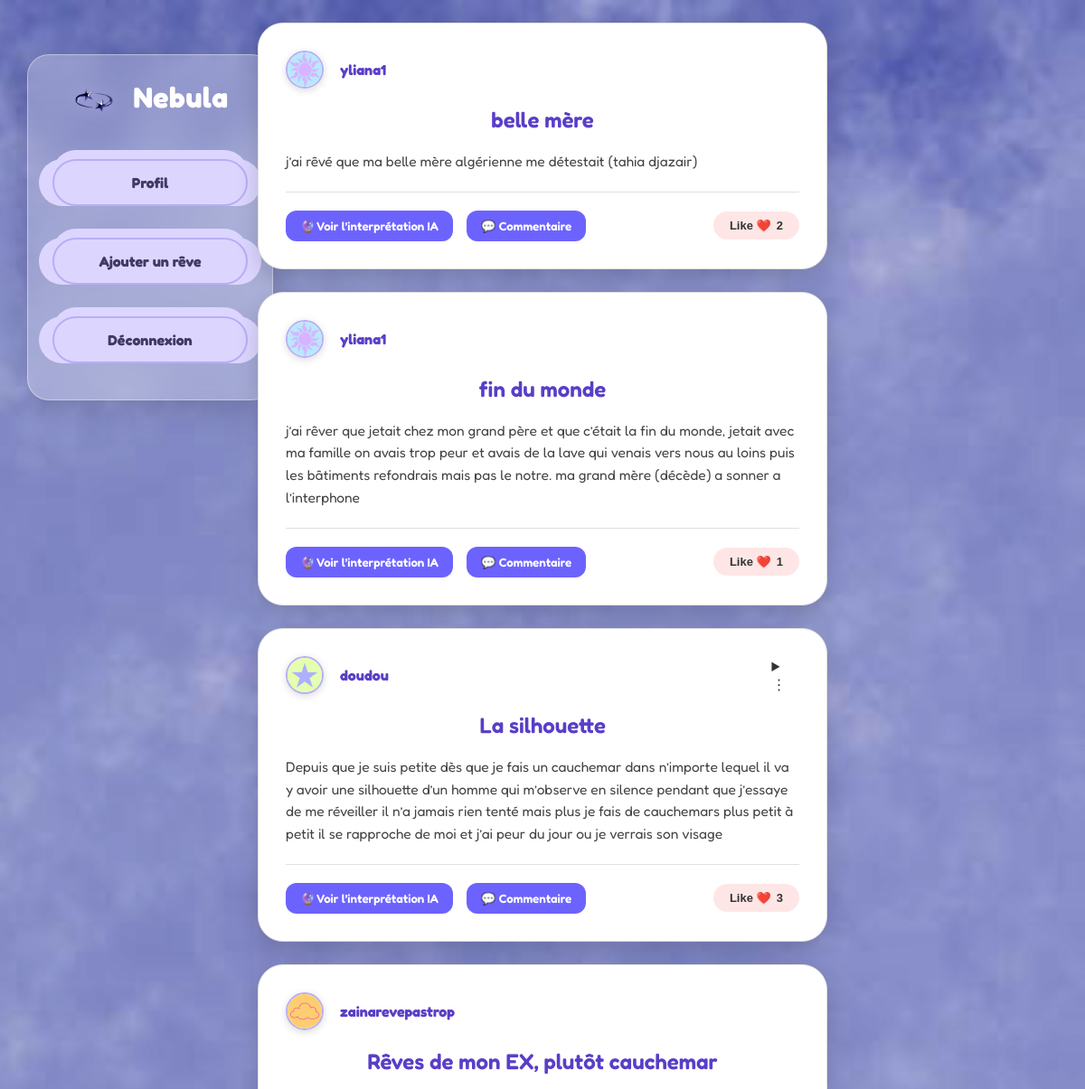
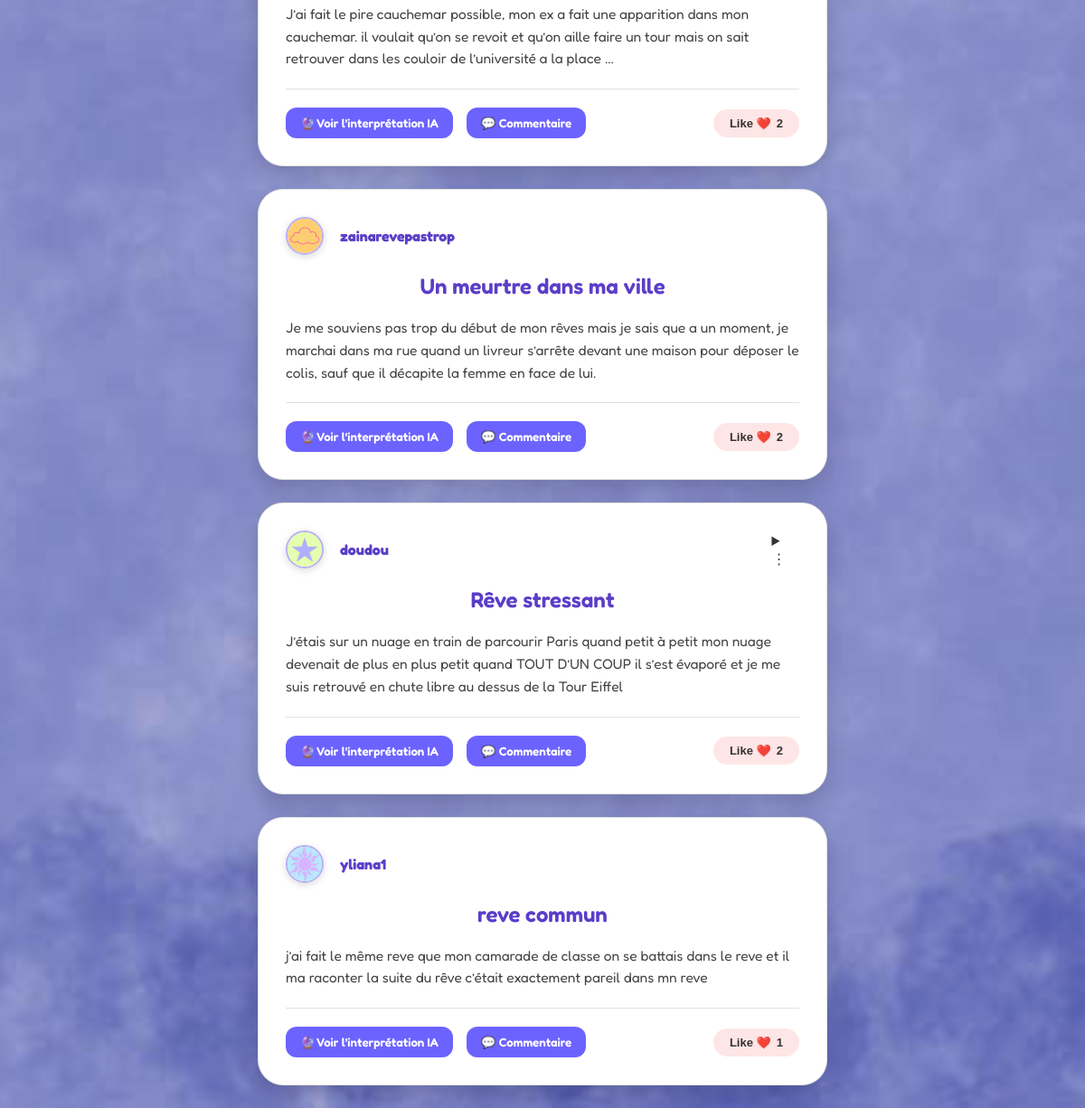
The page /feed (signed in) on the database its author committed (2 pictures, top to bottom).
### tables this page shows
CREATE TABLE dreams (
            id INTEGER PRIMARY KEY AUTOINCREMENT,
            user_id INTEGER NOT NULL,
            title TEXT NOT NULL,
            content TEXT NOT NULL,
            interpretation TEXT,
            is_public INTEGER DEFAULT 0, dream_type TEXT DEFAULT 'reve',
            FOREIGN KEY (user_id) REFERENCES users (id)
        );

CREATE TABLE users (
            id INTEGER PRIMARY KEY AUTOINCREMENT,
            username TEXT NOT NULL,
            email TEXT NOT NULL UNIQUE,
            password TEXT NOT NULL
        , avatar TEXT DEFAULT 'avatar1.png');

### app.py (the view)
@app.route("/feed")
def feed():
    if "user_id" not in session:
        return redirect(url_for("login"))
    conn = get_db_connection()
    cursor = conn.cursor()
    cursor.execute("""
        SELECT dreams.*, users.username, users.avatar
        FROM dreams
        JOIN users ON dreams.user_id = users.id
        WHERE dreams.is_public = 1
        ORDER BY dreams.id DESC
""")
    dreams = cursor.fetchall()
    cursor.execute("""
        SELECT comments.*, users.username
        FROM comments
        JOIN users ON comments.user_id = users.id
        ORDER BY comments.created_at ASC
    """)
    comments = cursor.fetchall()
    cursor.execute("""
        SELECT replies.*, users.username
        FROM replies
        JOIN users ON replies.user_id = users.id
        ORDER BY replies.id ASC
    """)
    replies = cursor.fetchall()
    cursor.execute("""
        SELECT dream_id, COUNT(*) AS like_count
        FROM likes
        GROUP BY dream_id
    """)
    likes_rows = cursor.fetchall()
    likes = {}
    for row in likes_rows: likes[row["dream_id"]] = row["like_count"]
    conn.close()
    return render_template(
        "feed.html",
        dreams=dreams,
        comments=comments,
        replies=replies,
        likes=likes,
    )

### app.py (called while the page is built)
def get_db_connection():
    conn = sqlite3.connect('dreams.db')
    conn.row_factory = sqlite3.Row
    return conn

### templates/feed.html (shortened to what this page needs)
<!DOCTYPE html>
<html lang="fr">
<head>
    <link rel="stylesheet" href="{{ url_for('static', filename='style.css') }}">
</head>
<body class="feed-page">
<div class="reddit-layout">
    <aside class="left-menu feed-menu">
        <h2 class="logo">
            <img src="{{ url_for('static', filename='star.png') }}" class="logo-img">
            Nebula
        </h2>
        <a href="{{ url_for('dashboard') }}" class="btn">Profil</a>
        <a href="{{ url_for('add_dream') }}" class="btn">Ajouter un rêve</a>
        <a href="{{ url_for('logout') }}" class="btn">Déconnexion</a>
    </aside>
    <main class="feed-center">
        {% if dreams %}
            {% for dream in dreams %}
            <div class="feed-card">
                <div class="post-header">
                    <div class="post-user">
                        <img src="{{ url_for('static', filename='avatar/' + dream['avatar']) }}" class="mini-avatar">
                        <span>{{ dream["username"] }}</span>
                    </div>
                    {% if dream["user_id"] == session["user_id"] %}
                    <details class="post-menu">
                        <summary>⋮</summary>
                    </details>
                    {% endif %}
                </div>
                <h2 class="dream-title">{{ dream["title"] }}</h2>
                <p class="dream-content">{{ dream["content"] }}</p>
                <div class="card-actions">
                    <button type="button"
                            class="show-comments-btn"
                            data-dream-id="{{ dream['id'] }}"
                            onclick="toggleInterpretation(this.getAttribute('data-dream-id'))">
                        🔮 Voir l’interprétation IA
                    </button>
                    <button type="button"
                            class="show-comments-btn"
                            data-dream-id="{{ dream['id'] }}"
                            onclick="toggleComments(this.getAttribute('data-dream-id'))">
                        💬 Commentaire
                    </button>
                    <form action="{{ url_for('like_dream', dream_id=dream['id']) }}"
                          method="POST"
                          class="like-section-form">
                        <button type="submit" class="like-btn">
                            Like ❤️ <span>{{ likes.get(dream["id"], 0) }}</span>
                        </button>
                    </form>
                </div>
            </div>
            {% endfor %}
        {% else %}
            <div class="feed-card">
                <h2>Aucune publication</h2>
            </div>
        {% endif %}
    </main>
</div>
</body>
</html>

### static/style.css (style rules this page uses)
body { font-family: 'Fredoka', Arial, sans-serif; background: linear-gradient(135deg, #0b091a 0%, #161233 100%), url("/static/background.jpg") no-repeat center center fixed; background-size: cover; background-blend-mode: overlay; margin: 0; padding: 0; min-height: 100vh; color: #f0edff; }
body.feed-page { background-blend-mode: overlay; }
.reddit-layout { display: block; width: 100%; }
.feed-center { max-width: 680px; margin: 0 auto; padding: 0 15px; }
.feed-page { background: linear-gradient( 135deg, rgba(11,9,26,0.75), rgba(22,18,51,0.75) ), url("/static/background.jpg"); background-size: cover; background-position: center; background-attachment: fixed; min-height: 100vh; }
.left-menu, .profile-sidebar { background: rgba(255, 255, 255, 0.25) ; backdrop-filter: blur(20px) ; -webkit-backdrop-filter: blur(20px) ; border: 1px solid rgba(255, 255, 255, 0.4) ; border-radius: 24px; box-shadow: 0 10px 30px rgba(0, 0, 0, 0.15) ; color: #ffffff ; }
.left-menu { position: absolute; left: 30px; top: 60px; width: 230px; padding: 25px 20px; display: flex; flex-direction: column; gap: 5px; }
h1, h2, h3, h4 { color: #b8aef5; font-weight: 600; margin-top: 0; }
.logo { text-align: center; color: #fff; margin-bottom: 20px; font-size: 32px; font-weight: 700; letter-spacing: 0.5px; }
.logo img, .logo-container img { width: 50px; height: auto; display: inline-block; vertical-align: middle; margin-right: 10px; filter: drop-shadow(0 0 8px rgba(184, 174, 245, 0.6)); }
.card, .feed-card, .add-dream-card { background: #ffffff ; border: 1px solid #e0e0e0 ; border-radius: 28px ; padding: 30px ; margin-bottom: 30px ; margin: 25px; box-shadow: 0 10px 25px rgba(0, 0, 0, 0.15); box-sizing: border-box; color: #333333 ; }
.feed-card h2, .card h4, .dream-title, .form-title { color: #5a3ec8 ; }
.card p, .feed-card .dream-content { color: #444444 ; font-size: 15.5px; line-height: 1.6; }
form, .dream-form { display: flex; flex-direction: column; gap: 18px; }
.btn, .menu-link { display: block; width: 180px; text-align: center; text-decoration: none; background: #dcd6ff; color: #3f3a66; padding: 14px 16px; margin: 15px auto; font-size: 16px; font-weight: bold; border-radius: 50px; border: 2px solid #b8aef5; box-shadow: -15px 0 0 #dcd6ff, 15px 0 0 #dcd6ff, 0 -10px 0 #dcd6ff; transition: 0.3s; cursor: pointer; }
.card-actions { display: flex ; flex-direction: row ; justify-content: flex-start ; align-items: center ; gap: 12px ; padding-top: 20px ; border-top: 1px solid #e0e0e0 ; margin-top: 20px ; width: 100% ; }
.like-section-form { margin-left: auto ; }
.like-btn { background: #ffe6e6 ; border: none ; padding: 8px 18px; border-radius: 20px; cursor: pointer; font-size: 13px ; color: #333 ; font-weight: bold ; display: inline-flex ; align-items: center ; justify-content: center ; gap: 6px ; width: auto ; transition: all 0.2s ease; }
.post-header, .comment-header { display: flex; justify-content: space-between; align-items: center; margin-bottom: 10px; }
.post-user { font-weight: bold; color: #5a3ec8 ; font-size: 16px; }
.show-comments-btn { padding: 9px 16px; border: none; border-radius: 12px; background: #6c63ff; color: #fff; font-family: inherit; font-weight: 600; cursor: pointer; transition: background 0.2s; }
.mini-avatar { width: 38px; height: 38px; border-radius: 50%; object-fit: cover; border: 2px solid #b8aef5; vertical-align: middle; margin-right: 10px; box-shadow: 0 2px 8px rgba(0,0,0,0.15); }
.feed-card, .card { display: block ; position: relative ; overflow: hidden ; }
.post-header { display: flex ; align-items: center ; gap: 10px ; margin-bottom: 15px ; }
.post-user { display: flex ; align-items: center ; gap: 8px ; width: 100% ; }
.dream-title { display: block ; clear: both ; margin-top: 20px ; text-align: center ; }
.dream-content { display: block ; clear: both ; margin-top: 15px ; }
.card-actions, .post-actions { display: flex ; align-items: center ; gap: 15px ; margin-top: 25px !; clear: both ; }

### rows shown on the page
dreams: avatar (picture), username "yliana1", title "belle mère", content "j’ai rêvé que ma belle mère algérienne me détestait (tahia djazair)", get "2"
dreams: avatar (picture), username "yliana1", title "fin du monde", content "j’ai rêver que jetait chez mon grand père et que c’était la fin du monde, jetait avec ma famille on avais trop peur et avais de la lave qui venais vers nous au loins puis les bâtiments refondrais mais pas le notre. ma grand mère (décède) a sonner a l’interphone", get "1"
dreams: avatar (picture), username "doudou", title "La silhouette", content "Depuis que je suis petite dès que je fais un cauchemar dans n’importe lequel il va y avoir une silhouette d’un homme qui m’observe en silence pendant que j’essaye de me réveiller il n’a jamais rien tenté mais plus je fais de cauchemars plus petit à petit il se rapproche de moi et j’ai peur du jour ou je verrais son visage", get "3"
dreams: avatar (picture), username "zainarevepastrop", title "Rêves de mon EX, plutôt cauchemar", content "J’ai fait le pire cauchemar possible, mon ex a fait une apparition dans mon cauchemar. il voulait qu’on se revoit et qu’on aille faire un tour mais on sait retrouver dans les couloir de l’université a la place ...", get "2"
dreams: avatar (picture), username "zainarevepastrop", title "Un meurtre dans ma ville", content "Je me souviens pas trop du début de mon rêves mais je sais que a un moment, je marchai dans ma rue quand un livreur s’arrête devant une maison pour déposer le colis, sauf que il décapite la femme en face de lui.", get "2"
dreams: avatar (picture), username "doudou", title "Rêve stressant", content "J’étais sur un nuage en train de parcourir Paris quand petit à petit mon nuage devenait de plus en plus petit quand TOUT D’UN COUP il s’est évaporé et je me suis retrouvé en chute libre au dessus de la Tour Eiffel", get "2"
dreams: avatar (picture), username "yliana1", title "reve commun", content "j’ai fait le même reve que mon camarade de classe on se battais dans le reve et il ma raconter la suite du rêve c’était exactement pareil dans mn reve", get "1"
